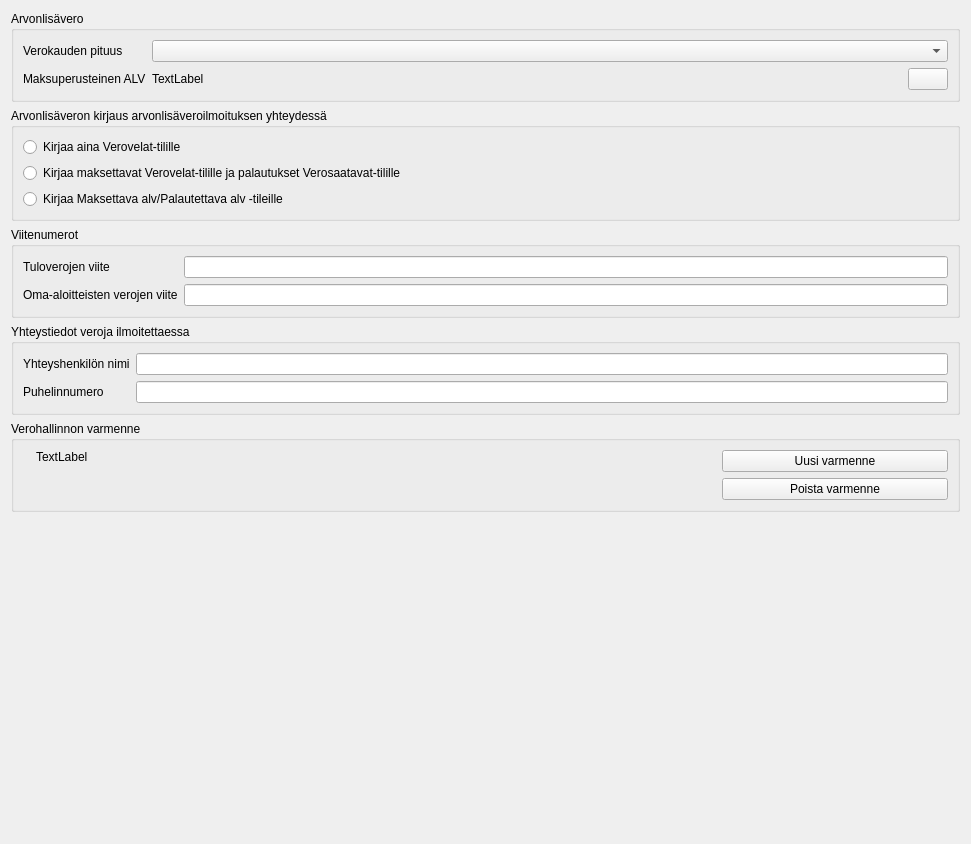
<?xml version="1.0" encoding="UTF-8"?>
<ui version="4.0">
 <class>VeroMaaritys</class>
 <widget class="QWidget" name="VeroMaaritys">
  <property name="geometry">
   <rect>
    <x>0</x>
    <y>0</y>
    <width>971</width>
    <height>844</height>
   </rect>
  </property>
  <property name="windowTitle">
   <string>Form</string>
  </property>
  <layout class="QVBoxLayout" name="verticalLayout_3">
   <item>
    <widget class="QGroupBox" name="alvGroup">
     <property name="title">
      <string>Arvonlisävero</string>
     </property>
     <layout class="QFormLayout" name="formLayout_3">
      <item row="0" column="0">
       <widget class="QLabel" name="kausiLabel">
        <property name="text">
         <string>Verokauden pituus</string>
        </property>
       </widget>
      </item>
      <item row="0" column="1">
       <widget class="QComboBox" name="kausiCombo"/>
      </item>
      <item row="1" column="0">
       <widget class="QLabel" name="label_6">
        <property name="text">
         <string>Maksuperusteinen ALV</string>
        </property>
       </widget>
      </item>
      <item row="1" column="1">
       <layout class="QHBoxLayout" name="horizontalLayout_2" stretch="1,0">
        <item>
         <widget class="QLabel" name="maksuAlvInfo">
          <property name="text">
           <string>TextLabel</string>
          </property>
         </widget>
        </item>
        <item>
         <widget class="QPushButton" name="maksuALVNappi">
          <property name="text">
           <string/>
          </property>
          <property name="icon">
           <iconset resource="../pic/pic.qrc">
            <normaloff>:/pic/ratas.png</normaloff>:/pic/ratas.png</iconset>
          </property>
         </widget>
        </item>
       </layout>
      </item>
     </layout>
    </widget>
   </item>
   <item>
    <widget class="QGroupBox" name="alvKirjausGroup">
     <property name="title">
      <string>Arvonlisäveron kirjaus arvonlisäveroilmoituksen yhteydessä</string>
     </property>
     <layout class="QVBoxLayout" name="verticalLayout">
      <item>
       <widget class="QRadioButton" name="radioButton">
        <property name="text">
         <string>Kirjaa aina Verovelat-tilille</string>
        </property>
        <property name="Asetus" stdset="0">
         <string notr="true">AlvSuoraanVerovelkaan</string>
        </property>
       </widget>
      </item>
      <item>
       <widget class="QRadioButton" name="saatavaRadio">
        <property name="text">
         <string>Kirjaa maksettavat Verovelat-tilille ja palautukset Verosaatavat-tilille</string>
        </property>
        <property name="Asetus" stdset="0">
         <string notr="true">AlvPalautusSaatavatilille</string>
        </property>
       </widget>
      </item>
      <item>
       <widget class="QRadioButton" name="maksutili">
        <property name="text">
         <string>Kirjaa Maksettava alv/Palautettava alv -tileille</string>
        </property>
        <property name="Asetus" stdset="0">
         <string notr="true">AlvMaksutilinKautta</string>
        </property>
       </widget>
      </item>
     </layout>
    </widget>
   </item>
   <item>
    <widget class="QGroupBox" name="groupBox_3">
     <property name="title">
      <string>Viitenumerot</string>
     </property>
     <layout class="QFormLayout" name="formLayout">
      <item row="0" column="0">
       <widget class="QLabel" name="label">
        <property name="text">
         <string>Tuloverojen viite</string>
        </property>
        <property name="buddy">
         <cstring>tuloveroviiteEdit</cstring>
        </property>
       </widget>
      </item>
      <item row="0" column="1">
       <widget class="QLineEdit" name="tuloveroviiteEdit">
        <property name="Asetus" stdset="0">
         <string>VeroTuloViite</string>
        </property>
        <property name="Validator" stdset="0">
         <string notr="true">Viite</string>
        </property>
       </widget>
      </item>
      <item row="1" column="0">
       <widget class="QLabel" name="label_2">
        <property name="text">
         <string>Oma-aloitteisten verojen viite</string>
        </property>
        <property name="buddy">
         <cstring>omaehtoistenviiteEdit</cstring>
        </property>
       </widget>
      </item>
      <item row="1" column="1">
       <widget class="QLineEdit" name="omaehtoistenviiteEdit">
        <property name="Asetus" stdset="0">
         <string notr="true">VeroOmaViite</string>
        </property>
        <property name="Validator" stdset="0">
         <string notr="true">Viite</string>
        </property>
       </widget>
      </item>
     </layout>
    </widget>
   </item>
   <item>
    <widget class="QGroupBox" name="groupBox_2">
     <property name="title">
      <string>Yhteystiedot veroja ilmoitettaessa</string>
     </property>
     <layout class="QFormLayout" name="formLayout_2">
      <item row="0" column="0">
       <widget class="QLabel" name="label_4">
        <property name="text">
         <string>Yhteyshenkilön nimi</string>
        </property>
        <property name="buddy">
         <cstring>lineEdit_2</cstring>
        </property>
       </widget>
      </item>
      <item row="0" column="1">
       <widget class="QLineEdit" name="lineEdit_2">
        <property name="Asetus" stdset="0">
         <string notr="true">VeroYhteysHenkilo</string>
        </property>
       </widget>
      </item>
      <item row="1" column="1">
       <widget class="QLineEdit" name="puhelinEdit">
        <property name="Asetus" stdset="0">
         <string notr="true">VeroYhteysPuhelin</string>
        </property>
       </widget>
      </item>
      <item row="1" column="0">
       <widget class="QLabel" name="label_3">
        <property name="text">
         <string>Puhelinnumero</string>
        </property>
        <property name="buddy">
         <cstring>puhelinEdit</cstring>
        </property>
       </widget>
      </item>
     </layout>
    </widget>
   </item>
   <item>
    <widget class="QGroupBox" name="varmenneGroup">
     <property name="title">
      <string>Verohallinnon varmenne</string>
     </property>
     <layout class="QHBoxLayout" name="horizontalLayout" stretch="0,3,1">
      <item>
       <widget class="QLabel" name="okPic">
        <property name="text">
         <string/>
        </property>
        <property name="pixmap">
         <pixmap resource="../pic/pic.qrc">:/pic/ok.png</pixmap>
        </property>
       </widget>
      </item>
      <item>
       <widget class="QLabel" name="varmenneInfo">
        <property name="text">
         <string>TextLabel</string>
        </property>
        <property name="alignment">
         <set>Qt::AlignLeading|Qt::AlignLeft|Qt::AlignTop</set>
        </property>
       </widget>
      </item>
      <item>
       <layout class="QVBoxLayout" name="verticalLayout_2">
        <item>
         <widget class="QPushButton" name="uusiVarmenneNappi">
          <property name="text">
           <string>Uusi varmenne</string>
          </property>
          <property name="icon">
           <iconset resource="../pic/pic.qrc">
            <normaloff>:/pic/lisaa.png</normaloff>:/pic/lisaa.png</iconset>
          </property>
         </widget>
        </item>
        <item>
         <widget class="QPushButton" name="poistaVarmenneNappi">
          <property name="text">
           <string>Poista varmenne</string>
          </property>
          <property name="icon">
           <iconset resource="../pic/pic.qrc">
            <normaloff>:/pic/poista.png</normaloff>:/pic/poista.png</iconset>
          </property>
         </widget>
        </item>
       </layout>
      </item>
     </layout>
    </widget>
   </item>
   <item>
    <spacer name="verticalSpacer">
     <property name="orientation">
      <enum>Qt::Vertical</enum>
     </property>
     <property name="sizeHint" stdset="0">
      <size>
       <width>229</width>
       <height>197</height>
      </size>
     </property>
    </spacer>
   </item>
  </layout>
 </widget>
 <tabstops>
  <tabstop>kausiCombo</tabstop>
  <tabstop>maksuALVNappi</tabstop>
  <tabstop>radioButton</tabstop>
  <tabstop>saatavaRadio</tabstop>
  <tabstop>maksutili</tabstop>
  <tabstop>tuloveroviiteEdit</tabstop>
  <tabstop>omaehtoistenviiteEdit</tabstop>
  <tabstop>lineEdit_2</tabstop>
  <tabstop>puhelinEdit</tabstop>
  <tabstop>uusiVarmenneNappi</tabstop>
  <tabstop>poistaVarmenneNappi</tabstop>
 </tabstops>
 <resources>
  <include location="../pic/pic.qrc"/>
 </resources>
 <connections/>
</ui>
